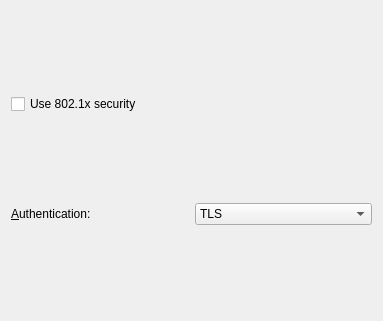
<ui version="4.0" >
 <class>Wired8021xSecurity</class>
 <widget class="QWidget" name="Wired8021xSecurity" >
  <property name="geometry" >
   <rect>
    <x>0</x>
    <y>0</y>
    <width>383</width>
    <height>321</height>
   </rect>
  </property>
  <layout class="QVBoxLayout" name="verticalLayout" >
   <item>
    <widget class="QCheckBox" name="checkBox" >
     <property name="text" >
      <string>Use 802.1x security</string>
     </property>
    </widget>
   </item>
   <item>
    <layout class="QHBoxLayout" name="horizontalLayout" >
     <item>
      <widget class="QLabel" name="label_5" >
       <property name="text" >
        <string>&amp;Authentication:</string>
       </property>
       <property name="buddy" >
        <cstring>kcombobox_4</cstring>
       </property>
      </widget>
     </item>
     <item>
      <widget class="KComboBox" name="kcombobox_4" >
       <property name="toolTip" >
        <string>Authentication scheme to use</string>
       </property>
       <item>
        <property name="text" >
         <string>TLS</string>
        </property>
       </item>
       <item>
        <property name="text" >
         <string>Tunneled TLS</string>
        </property>
       </item>
       <item>
        <property name="text" >
         <string>Protected EAP (PEAP)</string>
        </property>
       </item>
      </widget>
     </item>
    </layout>
   </item>
  </layout>
 </widget>
 <customwidgets>
  <customwidget>
   <class>KComboBox</class>
   <extends>QComboBox</extends>
   <header>kcombobox.h</header>
  </customwidget>
 </customwidgets>
 <resources/>
 <connections/>
</ui>
